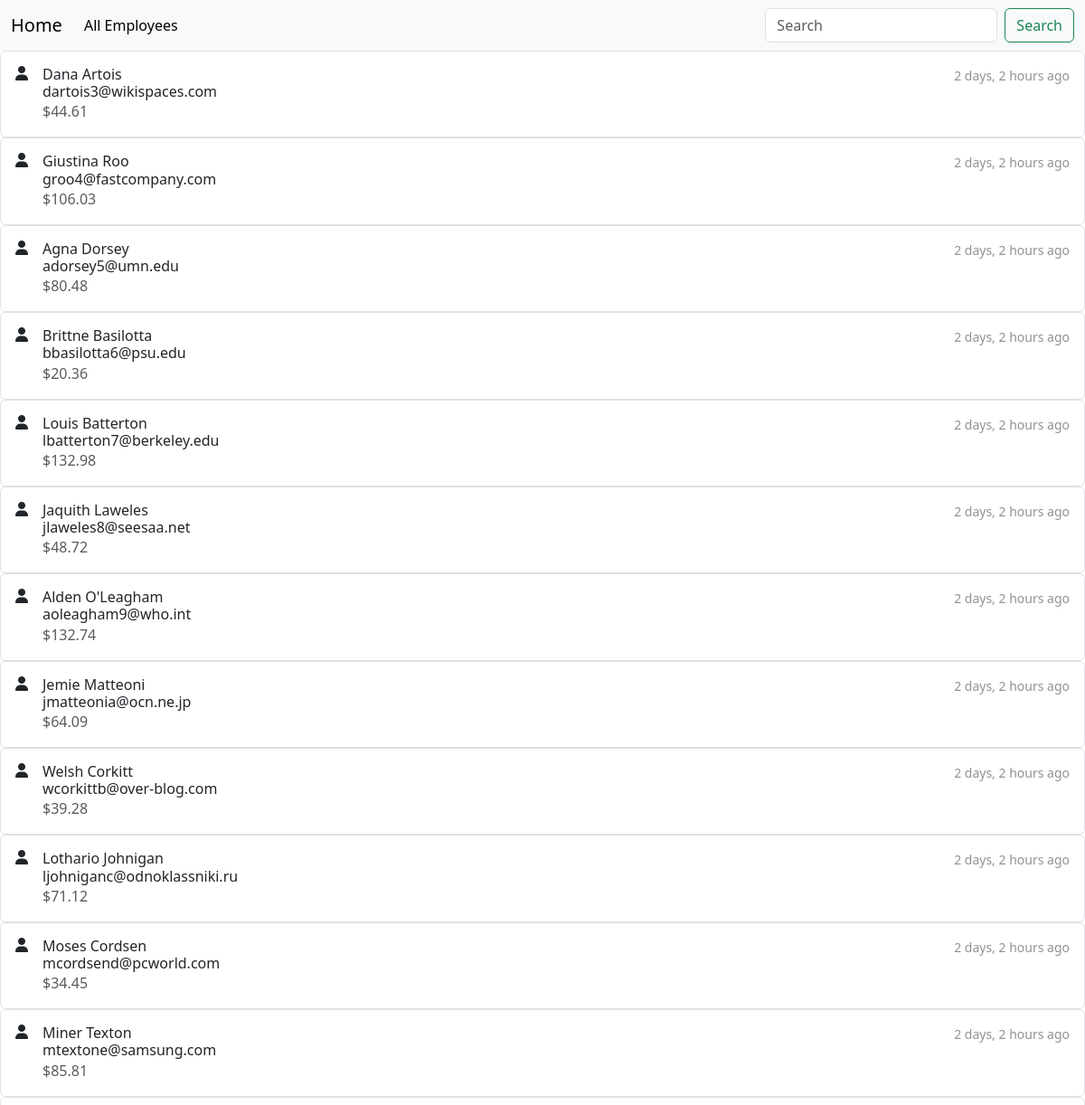
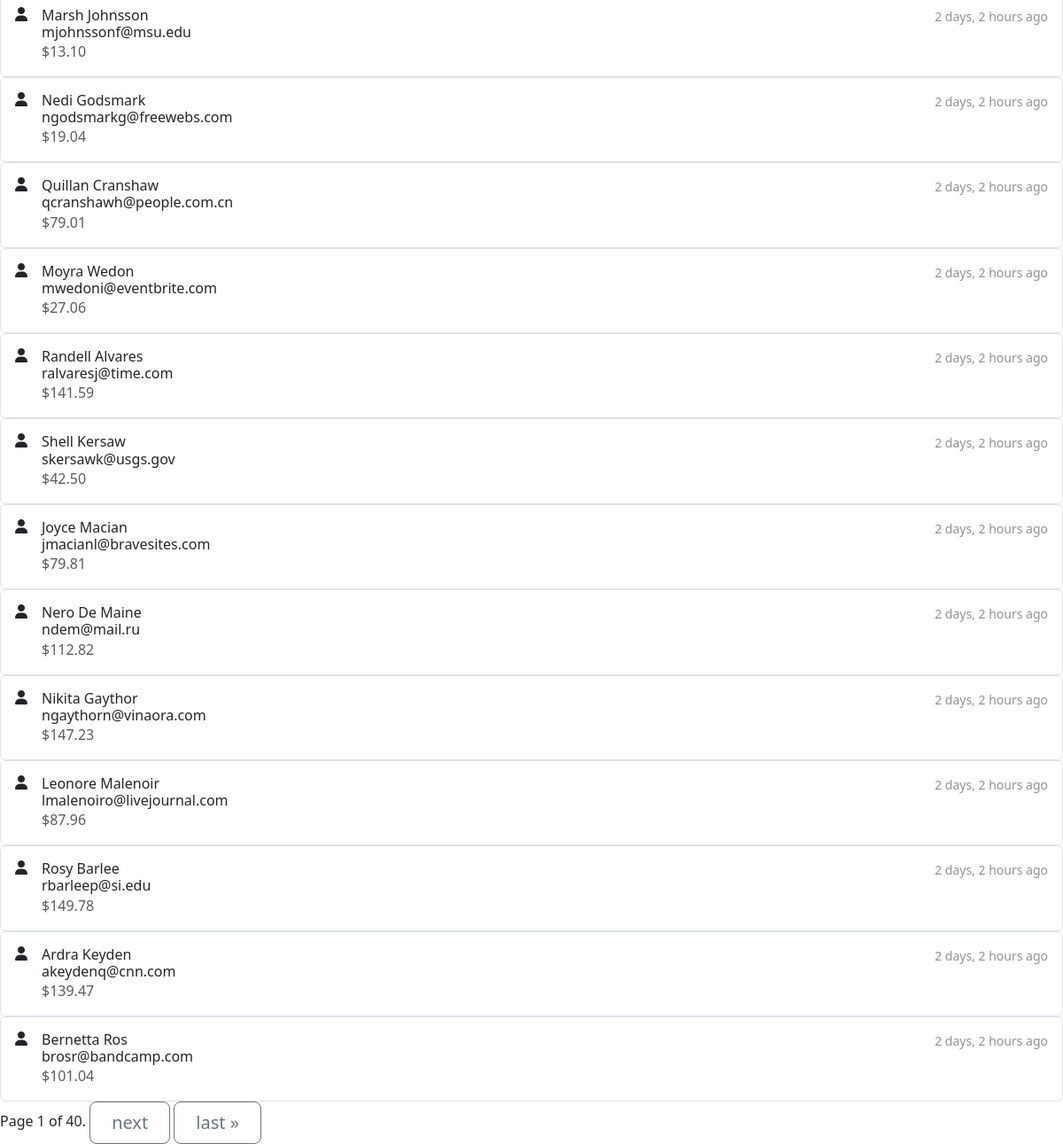
/all/, run on an earlier commit of the app's database (2 pictures, top to bottom).
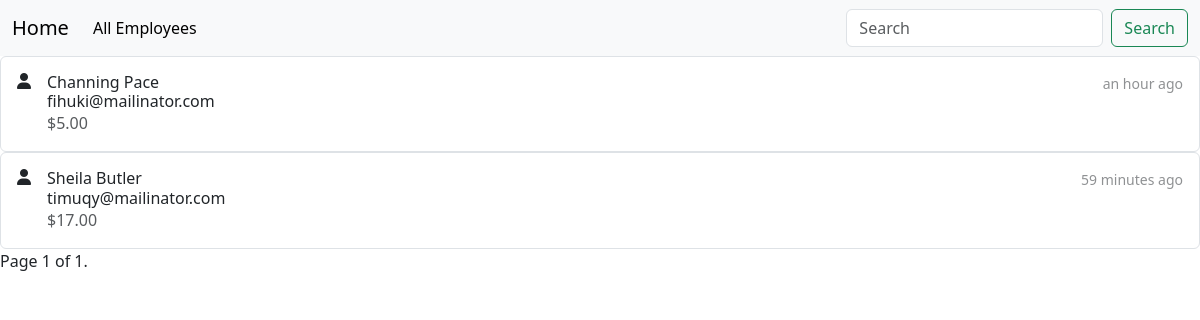
And on a later commit of the database.
### Employeeform/models.py (models this page shows)
class Employee(models.Model):
    name = models.CharField(max_length=40)
    date_of_birth = models.DateField(null=True)
    email = models.EmailField(unique=True)
    salary = models.DecimalField(decimal_places=2,max_digits=8)
    disabled = models.BooleanField(default=False)
    created_at = models.DateTimeField(auto_now_add=True)
    updated_at = models.DateTimeField(auto_now=True)
    profile_pic = models.ImageField(null=True,upload_to=unique_img_name,default="employees/default.jpg")

### Employeeform/views.py (the view)
# urls.py: path('all/',views.all_employees,name='allemployees'),
def all_employees(request):
    students = Employee.objects.all()
    paginator = Paginator(students,25)
    page_number = request.GET.get("page")
    page_obj = paginator.get_page(page_number)
    return render(request,'allemployees.html',{"page_obj":page_obj})

### templates/allemployees.html (shortened to what this page needs)
{% load humanize %}
<!DOCTYPE html>
<html lang="en">
<head>
    <link href="https://cdn.jsdelivr.net/npm/bootstrap@5.3.2/dist/css/bootstrap.min.css" rel="stylesheet">
</head>
{% include 'navbar.html' %}
{% block content %}
    <body>
{% for employee in page_obj %}
    <div class="list-group">
    <a href="/employee/{{ employee.id }}" class="list-group-item list-group-item-action d-flex gap-3 py-3" aria-current="true">
      <i class="fa-solid fa-user"></i>
      <div class="d-flex gap-2 w-100 justify-content-between">
        <div>
          <h6 class="mb-0">{{ employee.name|title }}</h6>
            <h6 class="mb-0">{{ employee.email }}</h6>
          <p class="mb-0 opacity-75">${{ employee.salary }}</p>
        </div>
        <small class="opacity-50 text-nowrap">{{ employee.created_at | naturaltime }}</small>
      </div>
    </a>
  </div>
{% endfor %}
    <div class="pagination">
    <span class="step-links">
        <span class="current">
            Page {{ page_obj.number }} of {{ page_obj.paginator.num_pages }}.
        </span>
        {% if page_obj.has_next %}
            <a href="?page={{ page_obj.next_page_number }}" class="btn btn-outline-secondary btn-lg px-4">next</a>
            <a href="?page={{ page_obj.paginator.num_pages }}" class="btn btn-outline-secondary btn-lg px-4">last &raquo;</a>
        {% endif %}
    </span>
</div>
</body>
{% endblock %}
</html>

### templates/navbar.html (shortened to what this page needs)
<!DOCTYPE html>
<html lang="en">
<head>
    <link href="https://cdn.jsdelivr.net/npm/bootstrap@5.3.2/dist/css/bootstrap.min.css" rel="stylesheet">
</head>
<body>
<nav class="navbar navbar-expand-lg navbar-light bg-light">
  <div class="container-fluid">
    <a class="navbar-brand" href="{% url 'home' %}">Home</a>
    <div class="collapse navbar-collapse" id="navbarSupportedContent">
      <ul class="navbar-nav me-auto mb-2 mb-lg-0">
        <li class="nav-item">
          <a class="nav-link active" aria-current="page" href="#">All Employees</a>
        </li>
          </ul>
      <form class="d-flex" method="get" action="{% url 'search' %}">
        <input class="form-control me-2" name="search" type="search" placeholder="Search" aria-label="Search">
        <button class="btn btn-outline-success" type="submit">Search</button>
      </form>
    </div>
  </div>
</nav>
</body>
</html>

What changed in the data, as far as the page shows it:
removed Employee: name "Dana Artois", email "dartois3@wikispaces.com", salary "44.61", created_at "2 days, 2 hours ago"
removed Employee: name "Giustina Roo", email "groo4@fastcompany.com", salary "106.03", created_at "2 days, 2 hours ago"
removed Employee: name "Agna Dorsey", email "adorsey5@umn.edu", salary "80.48", created_at "2 days, 2 hours ago"
removed Employee: name "Brittne Basilotta", email "bbasilotta6@psu.edu", salary "20.36", created_at "2 days, 2 hours ago"
removed Employee: name "Louis Batterton", email "lbatterton7@berkeley.edu", salary "132.98", created_at "2 days, 2 hours ago"
removed Employee: name "Jaquith Laweles", email "jlaweles8@seesaa.net", salary "48.72", created_at "2 days, 2 hours ago"
removed Employee: name "Alden O'Leagham", email "aoleagham9@who.int", salary "132.74", created_at "2 days, 2 hours ago"
removed Employee: name "Jemie Matteoni", email "jmatteonia@ocn.ne.jp", salary "64.09", created_at "2 days, 2 hours ago"
removed Employee: name "Welsh Corkitt", email "wcorkittb@over-blog.com", salary "39.28", created_at "2 days, 2 hours ago"
removed Employee: name "Lothario Johnigan", email "ljohniganc@odnoklassniki.ru", salary "71.12", created_at "2 days, 2 hours ago"
removed Employee: name "Moses Cordsen", email "mcordsend@pcworld.com", salary "34.45", created_at "2 days, 2 hours ago"
removed Employee: name "Miner Texton", email "mtextone@samsung.com", salary "85.81", created_at "2 days, 2 hours ago"
removed Employee: name "Marsh Johnsson", email "mjohnssonf@msu.edu", salary "13.10", created_at "2 days, 2 hours ago"
removed Employee: name "Nedi Godsmark", email "ngodsmarkg@freewebs.com", salary "19.04", created_at "2 days, 2 hours ago"
removed Employee: name "Quillan Cranshaw", email "qcranshawh@people.com.cn", salary "79.01", created_at "2 days, 2 hours ago"
removed Employee: name "Moyra Wedon", email "mwedoni@eventbrite.com", salary "27.06", created_at "2 days, 2 hours ago"
removed Employee: name "Randell Alvares", email "ralvaresj@time.com", salary "141.59", created_at "2 days, 2 hours ago"
removed Employee: name "Shell Kersaw", email "skersawk@usgs.gov", salary "42.50", created_at "2 days, 2 hours ago"
removed Employee: name "Joyce Macian", email "jmacianl@bravesites.com", salary "79.81", created_at "2 days, 2 hours ago"
removed Employee: name "Nero De Maine", email "ndem@mail.ru", salary "112.82", created_at "2 days, 2 hours ago"
removed Employee: name "Nikita Gaythor", email "ngaythorn@vinaora.com", salary "147.23", created_at "2 days, 2 hours ago"
removed Employee: name "Leonore Malenoir", email "lmalenoiro@livejournal.com", salary "87.96", created_at "2 days, 2 hours ago"
removed Employee: name "Rosy Barlee", email "rbarleep@si.edu", salary "149.78", created_at "2 days, 2 hours ago"
removed Employee: name "Ardra Keyden", email "akeydenq@cnn.com", salary "139.47", created_at "2 days, 2 hours ago"
removed Employee: name "Bernetta Ros", email "brosr@bandcamp.com", salary "101.04", created_at "2 days, 2 hours ago"
added Employee: name "Channing Pace", email "fihuki@mailinator.com", salary "5.00", created_at "an hour ago"
added Employee: name "Sheila Butler", email "timuqy@mailinator.com", salary "17.00", created_at "59 minutes ago"
Also different on the page:
{{ page_obj.paginator.num_pages }}: "40" → "1"
text no longer shown: "next last »"
